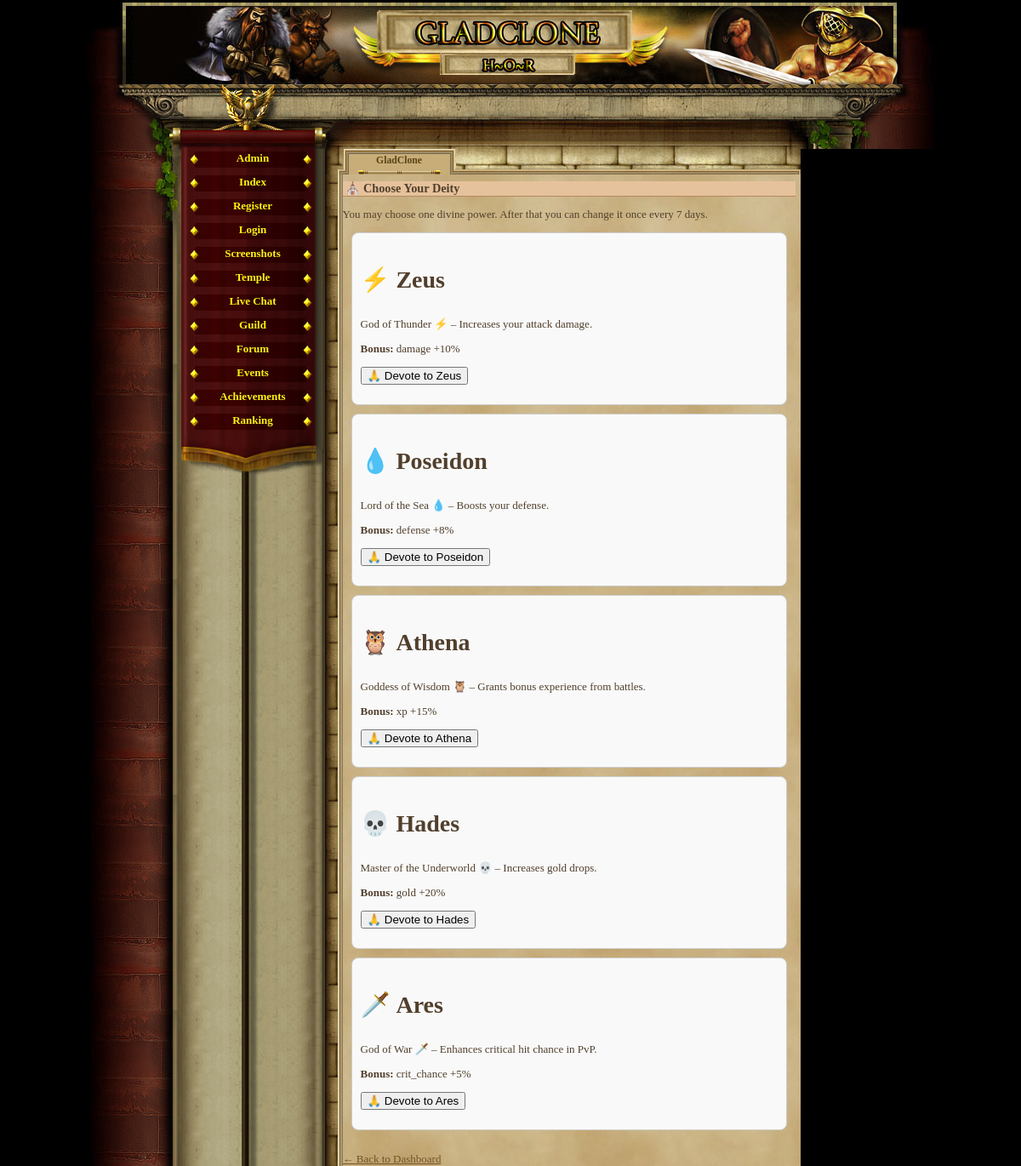
/deity_temple.php (signed in), run on the app's committed database.
### tables this page shows
CREATE TABLE `deities` (
  `id` int(11) NOT NULL AUTO_INCREMENT,
  `name` varchar(50) NOT NULL,
  `description` text,
  `bonus_type` varchar(50) DEFAULT NULL,
  `bonus_value` float DEFAULT '0',
  `image` varchar(100) DEFAULT NULL,
  PRIMARY KEY (`id`)
);

### deity_temple.php (the view, shortened to what this page needs)
<?php
require_once('var/ustawienia.php');
require_once('gora_strony.php');
require_once('menu_l.php');
echo "<h2>⛪ Choose Your Deity</h2>";
echo "<p>You may choose one divine power. After that you can change it once every 7 days.</p>";
$deities = $conn->query("SELECT * FROM deities");
while ($row = $deities->fetch_assoc()) {
    echo "<div style='border:1px solid #ccc; padding:10px; margin:10px; border-radius:8px; background:#f9f9f9'>";
    echo "<p style='font-size:28px'>"
       . html_entity_decode($row['image'])
       . " <strong>{$row['name']}</strong></p>";
    echo "<p>{$row['description']}</p>";
    echo "<p><strong>Bonus:</strong> {$row['bonus_type']} +{$row['bonus_value']}%</p>";
    echo "<form method='post'>
            <input type='hidden' name='deity_id' value='{$row['id']}'>
            <button type='submit' name='choose'>🙏 Devote to {$row['name']}</button>
          </form>";
    echo "</div>";
}
echo "<br><a href='index.php'>← Back to Dashboard</a>";
?>

### game_05.css (style rules this page uses)
body, html { margin: 0; padding: 0; font-family:"Palatino Linotype", "Times New Roman", Times, serif; text-align: center; color: #513F2C; background-color: #000; font-size:16px; }
h2 { text-align:left; border-bottom:1px solid #b28b60; color:#513F2C; background-color:#e6c29c; margin:8px 0px 0px 0px; padding-left:3px; font-size:1.1em; }
a { -moz-user-focus: none; -moz-outline: none; outline: none; }
#content a { color:#735227; }

### data on the page
deities: image "⚡", name "Zeus", description "God of Thunder ⚡ – Increases your attack damage.", bonus_type "damage", bonus_value "10"
deities: image "💧", name "Poseidon", description "Lord of the Sea 💧 – Boosts your defense.", bonus_type "defense", bonus_value "8"
deities: image "🦉", name "Athena", description "Goddess of Wisdom 🦉 – Grants bonus experience from battles.", bonus_type "xp", bonus_value "15"
deities: image "💀", name "Hades", description "Master of the Underworld 💀 – Increases gold drops.", bonus_type "gold", bonus_value "20"
deities: image "🗡️", name "Ares", description "God of War 🗡️ – Enhances critical hit chance in PvP.", bonus_type "crit_chance", bonus_value "5"
